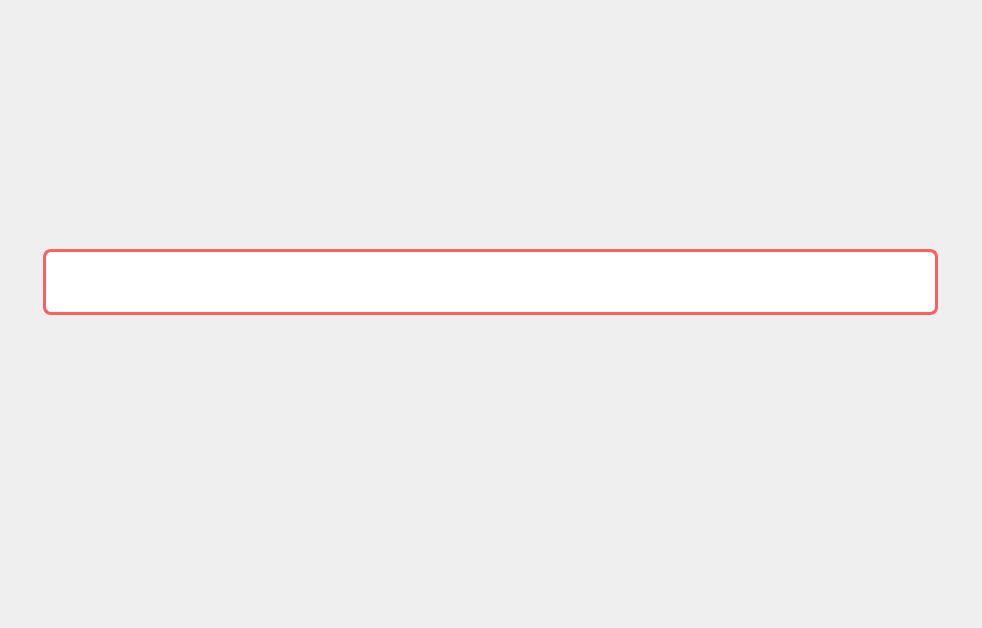
<?xml version="1.0" encoding="UTF-8"?>
<ui version="4.0">
 <class>TrainDeleteWindow</class>
 <widget class="QWidget" name="TrainDeleteWindow">
  <property name="geometry">
   <rect>
    <x>0</x>
    <y>0</y>
    <width>982</width>
    <height>628</height>
   </rect>
  </property>
  <property name="windowTitle">
   <string>Form</string>
  </property>
  <widget class="QLabel" name="label">
   <property name="geometry">
    <rect>
     <x>0</x>
     <y>0</y>
     <width>982</width>
     <height>628</height>
    </rect>
   </property>
   <property name="text">
    <string/>
   </property>
   <property name="pixmap">
    <pixmap resource="resources.qrc">:/deleteWindow.png</pixmap>
   </property>
  </widget>
  <widget class="QPushButton" name="pushButton_3">
   <property name="geometry">
    <rect>
     <x>934</x>
     <y>14</y>
     <width>17</width>
     <height>17</height>
    </rect>
   </property>
   <property name="styleSheet">
    <string notr="true">border-radius: 20px; </string>
   </property>
   <property name="text">
    <string/>
   </property>
   <property name="icon">
    <iconset resource="resources.qrc">
     <normaloff>:/swapIcon.png</normaloff>:/swapIcon.png</iconset>
   </property>
   <property name="iconSize">
    <size>
     <width>17</width>
     <height>17</height>
    </size>
   </property>
  </widget>
  <widget class="QPushButton" name="pushButton_2">
   <property name="geometry">
    <rect>
     <x>958</x>
     <y>14</y>
     <width>17</width>
     <height>17</height>
    </rect>
   </property>
   <property name="styleSheet">
    <string notr="true">border-radius: 20px; </string>
   </property>
   <property name="text">
    <string/>
   </property>
   <property name="icon">
    <iconset resource="resources.qrc">
     <normaloff>:/closeIcon.png</normaloff>:/closeIcon.png</iconset>
   </property>
   <property name="iconSize">
    <size>
     <width>17</width>
     <height>17</height>
    </size>
   </property>
  </widget>
  <widget class="QPushButton" name="pushButton_11">
   <property name="geometry">
    <rect>
     <x>371</x>
     <y>476</y>
     <width>221</width>
     <height>82</height>
    </rect>
   </property>
   <property name="styleSheet">
    <string notr="true">border-radius: 20px; </string>
   </property>
   <property name="text">
    <string/>
   </property>
   <property name="icon">
    <iconset resource="resources.qrc">
     <normaloff>:/removeAdminButton.png</normaloff>:/removeAdminButton.png</iconset>
   </property>
   <property name="iconSize">
    <size>
     <width>221</width>
     <height>82</height>
    </size>
   </property>
  </widget>
  <widget class="QLineEdit" name="lineEdit_2">
   <property name="geometry">
    <rect>
     <x>43</x>
     <y>249</y>
     <width>895</width>
     <height>66</height>
    </rect>
   </property>
   <property name="styleSheet">
    <string notr="true">QLineEdit {
    border: 3px solid #FF5E5E;
    border-radius: 8px;
    gridline-color: #6D55FF;
    background-color: white;	
}

QHeaderView::section {
    background-color: #6D55FF;
    color: white;
    font-family: Karla;
    font-size: 14pt;
}
QHeaderView::section:horizontal {
    border: none; /* убираем горизонтальные линии разделителя */
}

QHeaderView::section:vertical {
    border: none; /* убираем вертикальные линии разделителя */
}</string>
   </property>
  </widget>
 </widget>
 <resources>
  <include location="resources.qrc"/>
 </resources>
 <connections/>
</ui>
